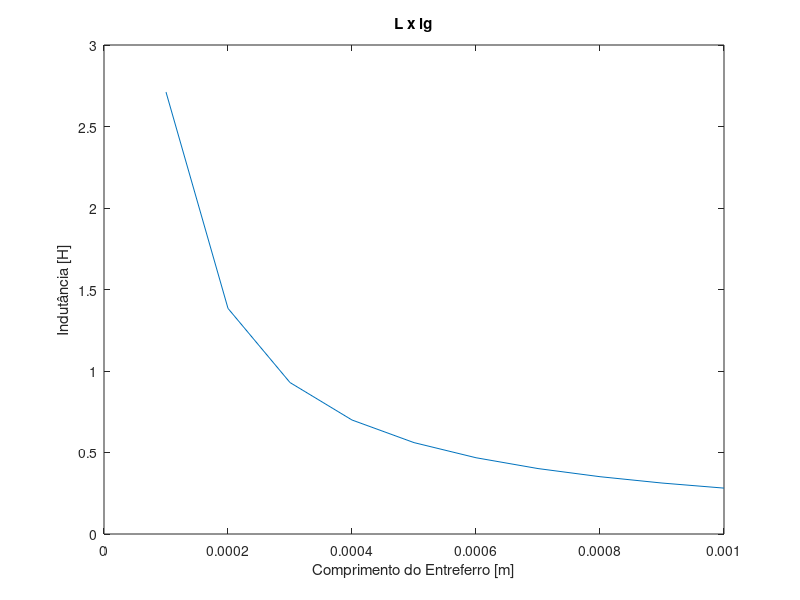

Write the MATLAB code that produced this figure.
clc
clear

% Problema Pratico 1.4
% Escreva um script de MATLAB para plotar a indutancia do circuito magnetico do Exemplo 1.1
% com μr = 70.000 em funcao do comprimento do entreferro, quando este varia de 0,01cm ate 0,10cm.

% Permeabilidade do vacuo
mu0 = pi*4.e-7;

%Todas as dimensoes expressas em metros
Ac = 9e-4; 
Ag = 9e-4;
lg = 0.0001:0.0001:0.001; 
lc = 0.3;
N = 500;

%Relutancia do entreferro
Rg = lg./(mu0*Ag);
mur = 70000;
Rc = lc./(mur*mu0*Ac);
Rtot = Rg+Rc;
L = N^2./Rtot;

%plotando os valores
plot(lg,L);
title('L x lg')
xlabel('Comprimento do Entreferro [m]')
ylabel('Indutância [H]')


%salvando o grafico em PDF ou JPG
saveas(gca, 'p_p_1_4.jpg', 'jpg')
